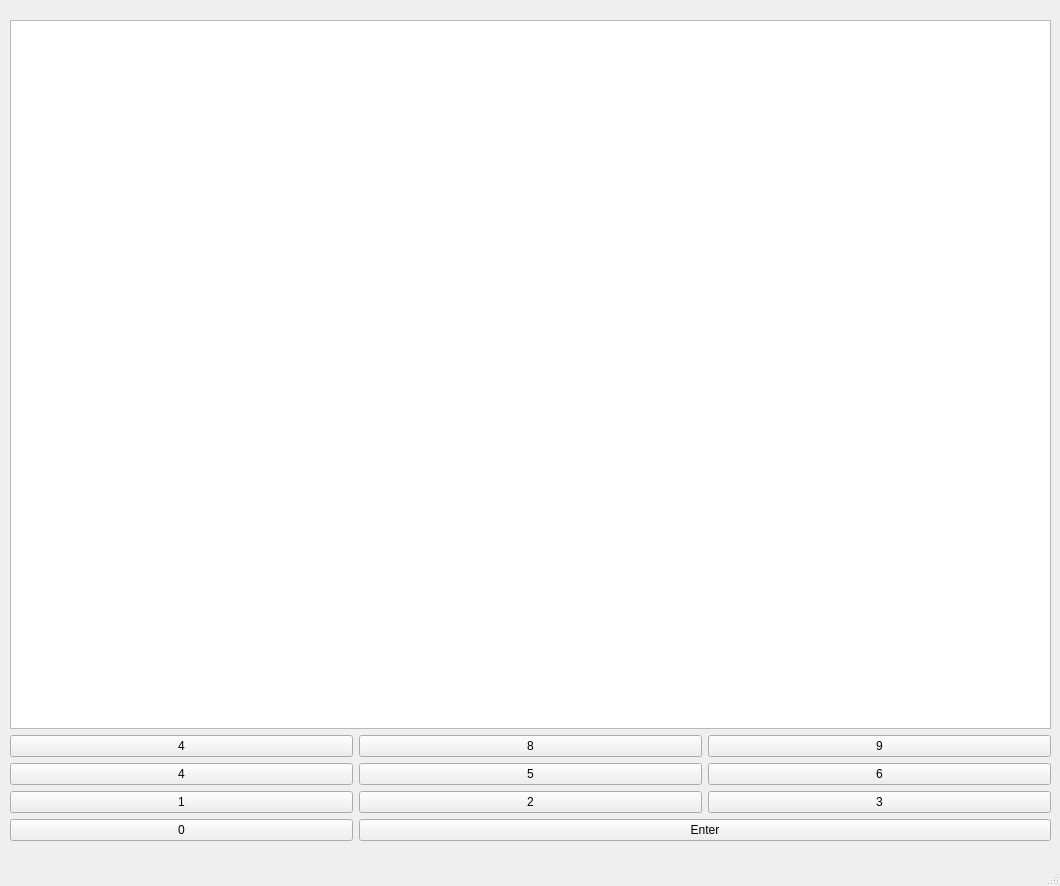
<?xml version="1.0" encoding="UTF-8"?>
<ui version="4.0">
 <class>MainWindow</class>
 <widget class="QMainWindow" name="MainWindow">
  <property name="geometry">
   <rect>
    <x>0</x>
    <y>0</y>
    <width>1060</width>
    <height>886</height>
   </rect>
  </property>
  <property name="windowTitle">
   <string>MainWindow</string>
  </property>
  <widget class="QWidget" name="centralwidget">
   <widget class="QWidget" name="">
    <property name="geometry">
     <rect>
      <x>10</x>
      <y>20</y>
      <width>1041</width>
      <height>821</height>
     </rect>
    </property>
    <layout class="QGridLayout" name="gridLayout">
     <item row="1" column="0">
      <widget class="QPushButton" name="pushButton_11">
       <property name="text">
        <string>4</string>
       </property>
      </widget>
     </item>
     <item row="1" column="1">
      <widget class="QPushButton" name="pushButton_6">
       <property name="text">
        <string>8</string>
       </property>
      </widget>
     </item>
     <item row="1" column="2">
      <widget class="QPushButton" name="pushButton_7">
       <property name="text">
        <string>9</string>
       </property>
      </widget>
     </item>
     <item row="2" column="0">
      <widget class="QPushButton" name="pushButton_10">
       <property name="text">
        <string>4</string>
       </property>
      </widget>
     </item>
     <item row="2" column="1">
      <widget class="QPushButton" name="pushButton">
       <property name="text">
        <string>5</string>
       </property>
      </widget>
     </item>
     <item row="2" column="2">
      <widget class="QPushButton" name="pushButton_3">
       <property name="text">
        <string>6</string>
       </property>
      </widget>
     </item>
     <item row="3" column="0">
      <widget class="QPushButton" name="pushButton_9">
       <property name="text">
        <string>1</string>
       </property>
      </widget>
     </item>
     <item row="3" column="1">
      <widget class="QPushButton" name="pushButton_2">
       <property name="text">
        <string>2</string>
       </property>
      </widget>
     </item>
     <item row="3" column="2">
      <widget class="QPushButton" name="pushButton_5">
       <property name="text">
        <string>3</string>
       </property>
      </widget>
     </item>
     <item row="4" column="0">
      <widget class="QPushButton" name="pushButton_8">
       <property name="text">
        <string>0</string>
       </property>
      </widget>
     </item>
     <item row="4" column="1" colspan="2">
      <widget class="QPushButton" name="pushButton_4">
       <property name="text">
        <string>Enter</string>
       </property>
      </widget>
     </item>
     <item row="0" column="0" colspan="3">
      <widget class="QTextBrowser" name="textBrowser"/>
     </item>
    </layout>
   </widget>
  </widget>
  <widget class="QMenuBar" name="menubar">
   <property name="geometry">
    <rect>
     <x>0</x>
     <y>0</y>
     <width>1060</width>
     <height>21</height>
    </rect>
   </property>
  </widget>
  <widget class="QStatusBar" name="statusbar"/>
 </widget>
 <resources/>
 <connections/>
</ui>
